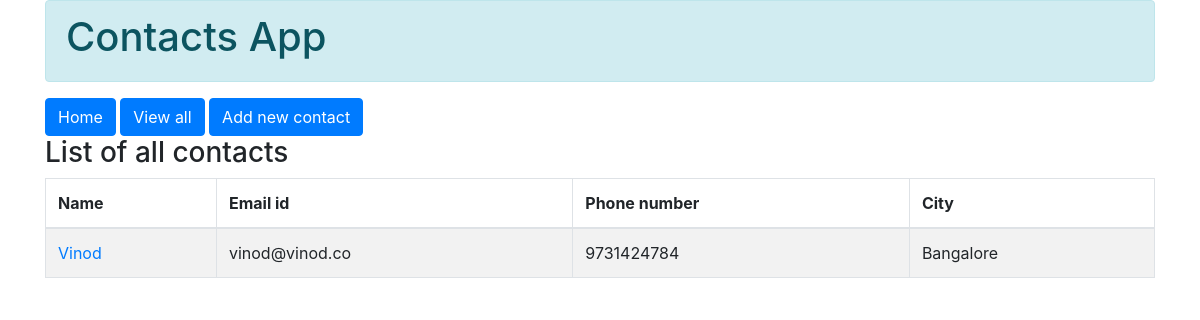
The page /contacts/view-all/ on the database as committed earlier.
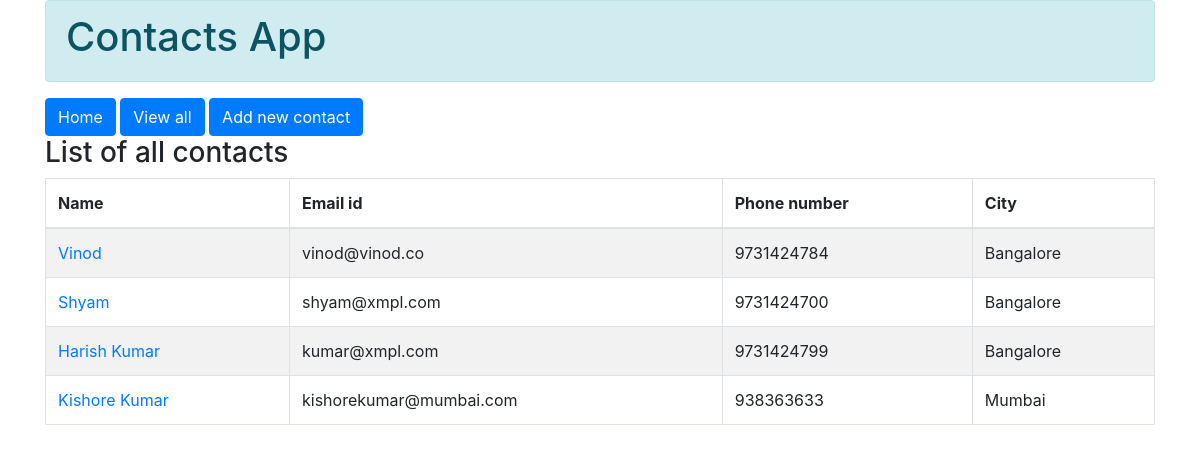
The same page on the database as committed later.
### contacts/models.py (models this page shows, shortened)
class Contact(models.Model):
    name = models.CharField(max_length=50)
    city = models.CharField(max_length=50, default='Bangalore')
    email = models.CharField(max_length=150, unique=True)
    phone = models.CharField(max_length=50, unique=True)
    picture = models.CharField(max_length=250)

### contacts/views.py (the view)
# urls.py: path('view-all/', views.view_all, name='view_all'),
def view_all(request):
    data = Contact.objects.all()
    context = {}
    context['contacts'] = data
    return render(request, 'contacts/view-all.html', context)

### contacts/templates/contacts/view-all.html
{% extends 'contacts/layout.html' %}
{% block content %}
<h3>List of all contacts</h3>
<table class="table table-striped table-bordered table-hover">
    <thead>
        <tr>
            <th>Name</th>
            <th>Email id</th>
            <th>Phone number</th>
            <th>City</th>
        </tr>
    </thead>
    <tbody>
        {% for c in contacts %}
        <tr>
            <td>
                <a href="/contacts/view-details/{{c.id}}">
                {{ c.name }}
                </a>
            </td>
            <td>{{ c.email }}</td>
            <td>{{ c.phone }}</td>
            <td>{{ c.city }}</td>
        </tr>
        {% endfor %}
    </tbody>
</table>
{% endblock %}

### contacts/templates/contacts/layout.html (shortened to what this page needs)
<!DOCTYPE html>
<html lang="en">
<head>
    <link rel="stylesheet" href="https://cdnjs.cloudflare.com/ajax/libs/twitter-bootstrap/4.1.3/css/bootstrap.min.css">
</head>
<body>
    <div class="container">
        <div class="alert alert-info">
            <h1>Contacts App</h1>
        </div>
        <div>
            <a href="{% url 'home' %}" class="btn btn-primary">Home</a>
            <a href="{% url 'view_all' %}" class="btn btn-primary">View all</a>
            <a href="{% url 'contact_form' %}" class="btn btn-primary">Add new contact</a>
        </div>
        {% block content %}
        {% endblock %}
    </div>
</body>
</html>

Rows that differ between the two databases and show on the page:
added Contact: name "Shyam", email "shyam@xmpl.com", phone "9731424700", city "Bangalore"
added Contact: name "Harish Kumar", email "kumar@xmpl.com", phone "9731424799", city "Bangalore"
added Contact: name "Kishore Kumar", email "kishorekumar@mumbai.com", phone "938363633", city "Mumbai"
